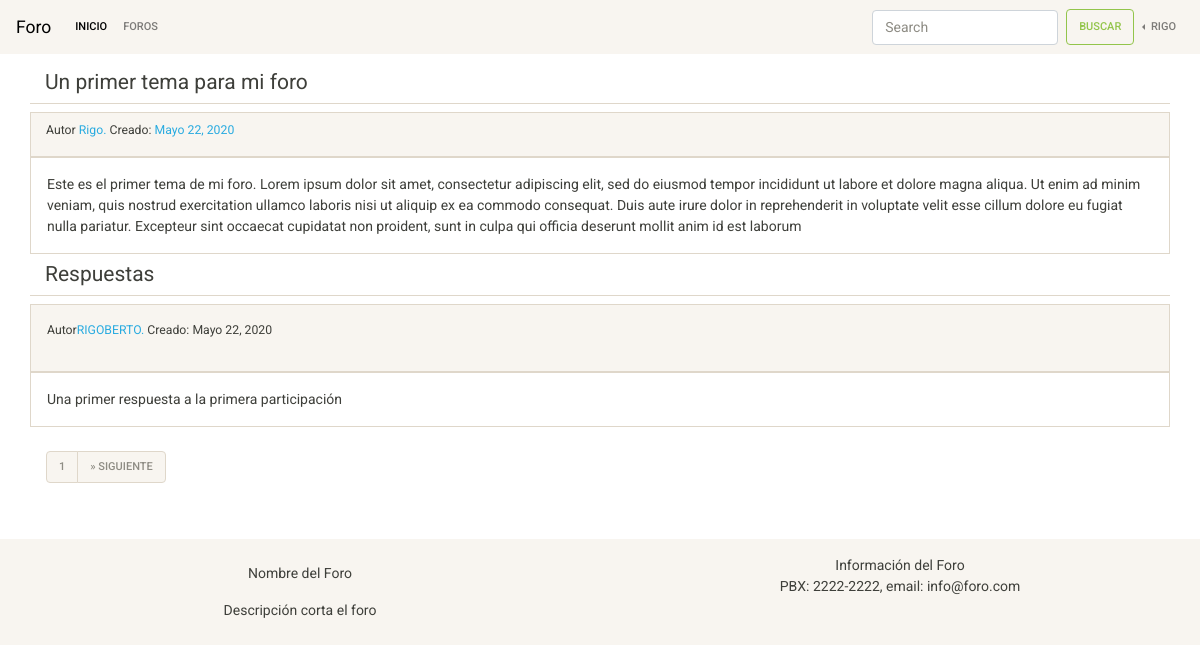
The app's page /forum/subjects/un-primer-tema-para-mi-foro/ (signed in) with its own data.
### accounts/models.py (models this page shows)
class User(AbstractUser):
    is_moderator = models.BooleanField(_("moderator"), default=False)
    age = models.IntegerField(verbose_name=_("edad"), blank=False, null=False)

### apps/forum/models.py (models this page shows, shortened)
class Subject(models.Model):
    author = models.ForeignKey(settings.AUTH_USER_MODEL, on_delete=models.CASCADE,)
    title = title = models.CharField(_("Title"), max_length=150)
    publish_date = models.DateTimeField(_("Date of publication"), auto_now_add=True)
    text = models.TextField(_("Text"),)
    forum = models.ForeignKey(Forum, on_delete=models.CASCADE)
    slug = models.SlugField(max_length=50, unique=True)

class Comments(models.Model):
    author = models.ForeignKey(settings.AUTH_USER_MODEL, on_delete=models.CASCADE)
    Subject = models.ForeignKey(Subject, on_delete=models.CASCADE)
    publish_date = models.DateTimeField(_("Date of publication"), auto_now_add=True)
    text = models.TextField(_("Text"),)

### apps/forum/views.py (the view)
# urls.py: path('subjects/<slug:slug>/', subject_details, name='subject_detail'),
def subject_details(request, slug):
    subject = Subject.objects.get(slug=slug)
    answers_list = subject.comments_set.all()
    paginator = Paginator(answers_list, 1)
    page = request.GET.get("page", 1)
    answers = paginator.get_page(page)
    context = {"subject": subject, "answers": answers}
    return render(request, "forum/subject.html", context)

### apps/forum/templates/forum/subject.html (shortened to what this page needs)
{% extends 'base.html' %}
{% load i18n %}
{% block content%}
<div class="container">
  <div class="row">
    <div class="col-12 mt-3 mb-2 border-bottom">
      <h4>{{ subject.title }}</h4>
    </div>
    <div class="col-12 bg-light border">
      <p class="small pt-2">{% trans 'Author: ' %} <span class="text-info">{{ subject.author }}.</span>  {% trans 'Created:' %} <span class="text-info">{{ subject.publish_date|date}}</span> </span></p>
    </div>
    <div class="col-12 p-3 border">{{ subject.text }}</div>
  </div>
  <div class="row">
    <div class="col-12 mt-2 border-bottom">
      <h4>{% trans 'Answers' %}</h4>
    </div>
  </div>
  <div class="row">
    {% for comment in  answers %}
    <div class="col-12 bg-light mt-2 p-3 border">
      <p class="small">{% trans 'Author: ' %}<span class="text-info">{{ comment.author }}.</span> {% trans 'Created' %}: <span>{{ comment.publish_date|date }}</span></p>
    </div>
    <div class="col-12 p-3 border">{{ comment.text }}</div>
    {% endfor %}
  </div>
  <div class="row">
    <div class="col-12 mt-2 p-3">
      {% if answers.has_other_pages %}
      <ul class="pagination">
        <li class="page-item disable"><a class="page-link" href="?page={{ answers.number }}">{{ answers.number }}</a></li>
        {% if answers.has_next %}
        <li class="page-item disable"><a class="page-link" href="?page={{ answers.next_page_number }}">&raquo; {% trans 'Next' %}</a></li>
        {% endif %}
      </ul>
      {% endif %}
    </div>
  </div>
</div>
{% endblock content %}

### templates/base.html (shortened to what this page needs)
{% load i18n %}
<!doctype html>
<html lang="en">
<head>
  <link href="https://stackpath.bootstrapcdn.com/bootswatch/4.4.1/sandstone/bootstrap.min.css" rel="stylesheet">
</head>
<body>
  <nav class="navbar navbar-expand-lg navbar-light bg-light">
    <a class="navbar-brand" href="{% url 'home' %}">{% trans "Forum" %}</a>
    <div class="collapse navbar-collapse" id="navbarSupportedContent">
      <ul class="navbar-nav mr-auto">
        <li class="nav-item active">
          <a class="nav-link" href="{% url 'home' %}">{% trans "Home" %}<span class="sr-only">(current)</span></a>
        </li>
        <li class="nav-item">
          <a class="nav-link" href="{% url 'forum' %}">{% trans "Forums" %}</a>
        </li>
      </ul>
      <form class="form-inline my-2 my-lg-0 ml-auto">
        <input class="form-control mr-sm-2" type="search" placeholder="Search" aria-label="Search">
        <button class="btn btn-outline-success my-2 my-sm-0" type="submit">{% trans "Search" %}</button>
      </form>
      {% if user.is_authenticated %}
      <ul class="navbar-nav">
        <li class="nav-item dropleft">
          <a class="nav-link dropdown-toggle" href="#" id="navbarDropdown" role="button" data-toggle="dropdown"
            aria-haspopup="true" aria-expanded="false">
            {{ user.username }}
          </a>
        </li>
      </ul>
      {% endif %}
    </div>
  </nav>
  {% block content %}{% endblock content %}
  <footer class="container-fluid bg-light">
    <div class="conteiner-fluid mt-4 mb-4 pb-2">
      <div class="row">
        <div class="col-12 col-md-6">
          <p class=" text-center mt-3 pt-2">{% trans "Forum name" %}</p>
          <p class="text-center">{% trans "Short forum description" %}</p>
        </div>
        <div class="col-12 col-md-6 ">
          <p class="modal-body text-center">{% trans "Forum Info" %}<br>
            PBX: 2222-2222, email: info@foro.com</p>
        </div>
      </div>
    </div>
  </footer>
</body>
</html>

### records on screen
User: username "RIGO"
Subject: title "Un primer tema para mi foro", author "Rigo", publish_date "Mayo 22, 2020", text "Este es el primer tema de mi foro. Lorem ipsum dolor sit amet, consectetur adipiscing elit, sed do eiusmod tempor incididunt ut labore et dolore magna aliqua. Ut enim ad minim veniam, quis nostrud exercitation ullamco laboris nisi ut aliquip ex ea commodo consequat. Duis aute irure dolor in reprehenderit in voluptate velit esse cillum dolore eu fugiat nulla pariatur. Excepteur sint occaecat cupidatat non proident, sunt in culpa qui officia deserunt mollit anim id est laborum"
Comments: author "RIGOBERTO", publish_date "Mayo 22, 2020", text "Una primer respuesta a la primera participación"

### other values on screen
{{ answers.number }} "1"
